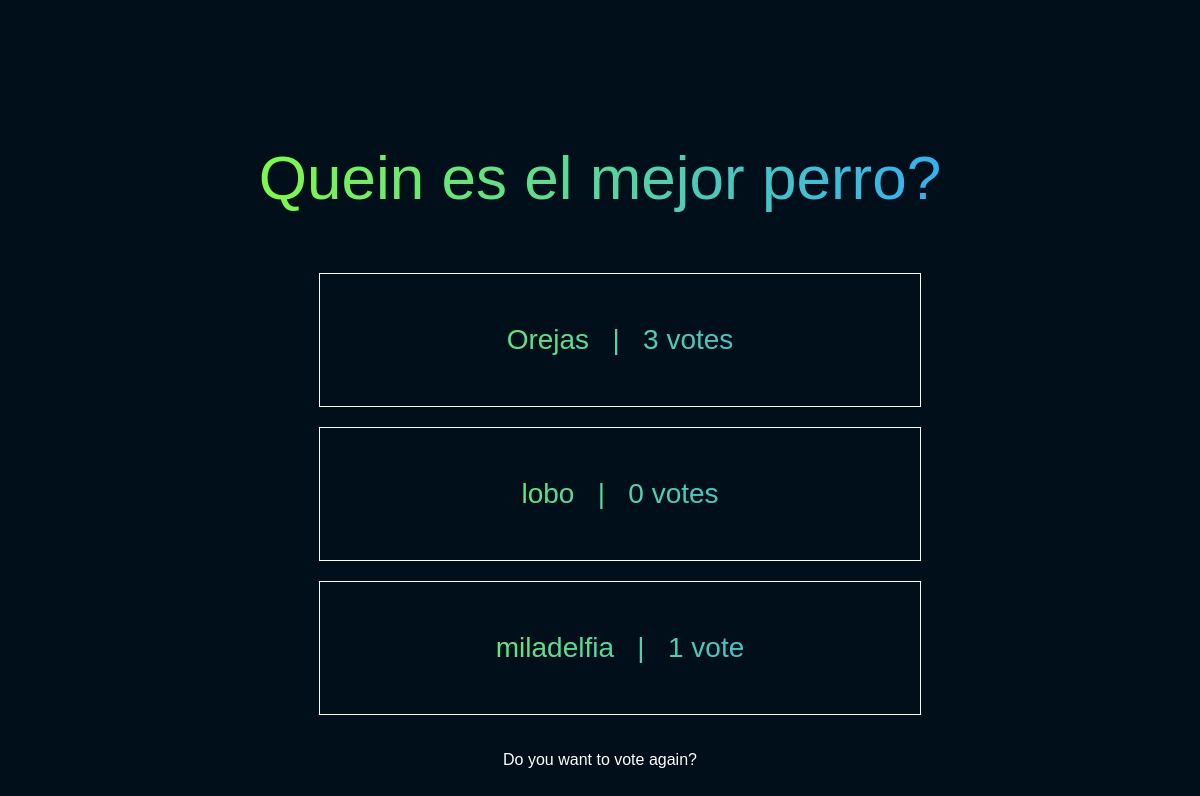
Screenshot of /polls/5/results/ with the database file from the repository.
### polls/models.py (models this page shows, shortened)
class Question(models.Model):
    question_text = models.CharField(max_length=200)
    pub_date = models.DateTimeField("date published")

class Choice(models.Model):
    question = models.ForeignKey(Question, on_delete=models.CASCADE)
    choice_text = models.CharField(max_length=200)
    votes = models.IntegerField(default=0)

### polls/views.py (the view)
# urls.py: path("<int:pk>/results/",views.ResultsView.as_view(), name="results"),
class ResultsView(generic.DetailView):
    model = Question
    template_name = 'polls/results.html'

### polls/templates/polls/results.html (shortened to what this page needs)
{% load static %}
<!DOCTYPE html>
<html lang="en">
<head>
    <link rel="stylesheet" href="{% static 'polls/style.css' %}">
    <link rel="stylesheet" href="{% static 'polls/results.css' %}">
</head>
<body>
    <header>
        <p>{{ question.question_text }}</p>
    </header>
    <ul>
        {% for choice in question.choice_set.all %}
            <li>{{ choice.choice_text }} &nbsp; | &nbsp; {{ choice.votes }} vote{{ choice.votes|pluralize:"s"}}</li>
        {% endfor %}
    </ul>
    <a href="{% url 'polls:detail' question.id %}">Do you want to vote again?</a>
</body>
</html>

### polls/static/polls/style.css (style rules this page uses)
body { display: flex; align-items: center; justify-content: space-between; flex-direction: column; height: 100vh; background: hsl(204 100% 5%); font-family: Arial, Helvetica, sans-serif; }
header { display: flex; align-items: center; justify-content: center; padding: 50px; padding-top: 100px; height: 60px; font-size: 72px; color: #71632d; }
ul { display: flex; align-items: center; justify-content: center; flex-direction: column; }
header, ul { background: linear-gradient( to right, hsl(98 100% 62%), hsl(204 100% 59%) ); -webkit-background-clip: text; -webkit-text-fill-color: transparent; text-align: center; }
li { display: flex; align-items: center; justify-content: center; width: 500px; border: 1px solid white; padding: 50px; margin-bottom: 20px; font-size: 28px; }
a { color: white; text-decoration: none; }

### polls/static/polls/results.css (style rules this page uses)
body { display: flex; align-items: center; justify-content: center; }
header { display: flex; align-items: center; justify-content: center; padding: 50px; padding-top: 100px; height: 60px; font-size: 62px; color: #71632d; }

### rows the page displays
Question: question_text "Quein es el mejor perro?"
Choice: choice_text "Orejas", votes "3"
Choice: choice_text "lobo", votes "0"
Choice: choice_text "miladelfia", votes "1"
